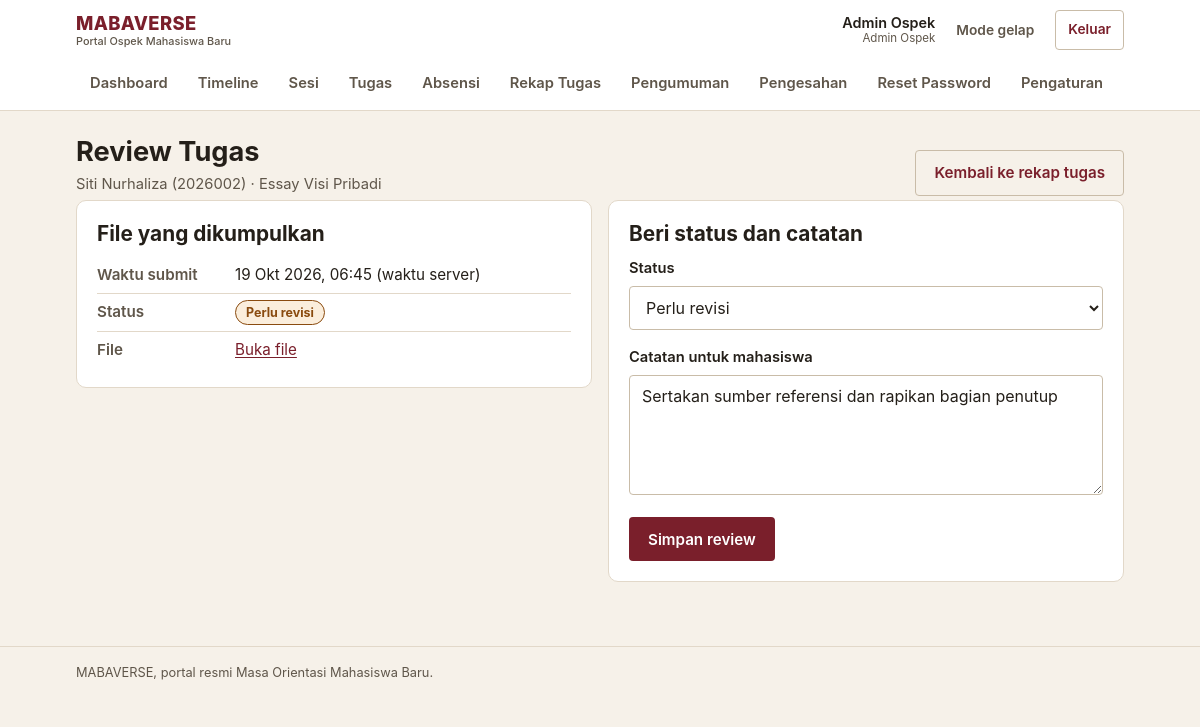
Page /admin/verifikasi-tugas/5 (signed in) on the committed database.
### tables this page shows
CREATE TABLE pengumpulan_tugas (
    id INT AUTO_INCREMENT PRIMARY KEY,
    tugas_id INT NOT NULL,
    user_id INT NOT NULL,
    file_path VARCHAR(255) NOT NULL,
    waktu_submit_server TIMESTAMP DEFAULT CURRENT_TIMESTAMP,
    status ENUM('terkumpul', 'terlambat', 'revisi', 'diterima') DEFAULT 'terkumpul',
    catatan_panitia TEXT DEFAULT NULL,
    diverifikasi_oleh INT DEFAULT NULL,
    updated_at TIMESTAMP DEFAULT CURRENT_TIMESTAMP ON UPDATE CURRENT_TIMESTAMP,
    FOREIGN KEY (tugas_id) REFERENCES tugas(id) ON DELETE CASCADE,
    FOREIGN KEY (user_id) REFERENCES users(id) ON DELETE CASCADE,
    FOREIGN KEY (diverifikasi_oleh) REFERENCES users(id) ON DELETE SET NULL
);

CREATE TABLE users (
    id INT AUTO_INCREMENT PRIMARY KEY,
    nim VARCHAR(50) UNIQUE NOT NULL,
    nama VARCHAR(255) NOT NULL,
    email VARCHAR(255) UNIQUE NOT NULL,
    password_hash VARCHAR(255) NOT NULL,
    role ENUM('maba', 'panitia', 'admin', 'superadmin') DEFAULT 'maba',
    fakultas_id INT DEFAULT NULL,
    jurusan_id INT DEFAULT NULL,
    kelompok_id INT DEFAULT NULL,
    foto_profil VARCHAR(255) DEFAULT NULL,
    no_kontak_darurat VARCHAR(20) DEFAULT NULL,
    is_active TINYINT(1) DEFAULT 1,
    created_at TIMESTAMP DEFAULT CURRENT_TIMESTAMP,
    updated_at TIMESTAMP DEFAULT CURRENT_TIMESTAMP ON UPDATE CURRENT_TIMESTAMP,
    FOREIGN KEY (fakultas_id) REFERENCES fakultas(id) ON DELETE SET NULL,
    FOREIGN KEY (jurusan_id) REFERENCES jurusan(id) ON DELETE SET NULL,
    FOREIGN KEY (kelompok_id) REFERENCES kelompok(id) ON DELETE SET NULL
);

CREATE TABLE tugas (
    id INT AUTO_INCREMENT PRIMARY KEY,
    tahap_id INT NOT NULL,
    judul VARCHAR(255) NOT NULL,
    deskripsi TEXT,
    format_diizinkan VARCHAR(255) DEFAULT 'pdf,jpg,png,doc,docx',
    ukuran_max_mb INT DEFAULT 10,
    deadline DATETIME NOT NULL,
    target_fakultas_id INT DEFAULT NULL,
    target_jurusan_id INT DEFAULT NULL,
    target_kelompok_id INT DEFAULT NULL,
    created_by INT NOT NULL,
    created_at TIMESTAMP DEFAULT CURRENT_TIMESTAMP,
    FOREIGN KEY (tahap_id) REFERENCES tahap_ospek(id) ON DELETE CASCADE,
    FOREIGN KEY (target_fakultas_id) REFERENCES fakultas(id) ON DELETE SET NULL,
    FOREIGN KEY (target_jurusan_id) REFERENCES jurusan(id) ON DELETE SET NULL,
    FOREIGN KEY (target_kelompok_id) REFERENCES kelompok(id) ON DELETE SET NULL,
    FOREIGN KEY (created_by) REFERENCES users(id) ON DELETE CASCADE
);

### controllers/AdminController.php (called while the page is built, shortened)
<?php
class AdminController {
    public function verifikasiTugas($id) {
        $db = Database::getInstance()->getConnection();
        $stmt = $db->prepare("
            SELECT pt.*, u.nim, u.nama, t.judul as tugas_judul
            FROM pengumpulan_tugas pt
            INNER JOIN users u ON pt.user_id = u.id
            INNER JOIN tugas t ON pt.tugas_id = t.id
            WHERE pt.id = ?
        ");
        $stmt->execute([$id]);
        $pengumpulan = $stmt->fetch();
        include_once __DIR__ . '/../views/admin/verifikasi_tugas.php';
    }
}

### config/config.php (called while the page is built, shortened)
<?php
function e($value) {
    return htmlspecialchars((string)$value, ENT_QUOTES, 'UTF-8');
}
function status_meta($status) {
    $map = [
        'hadir'             => ['Hadir', 'ok'],
        'di_luar_radius'    => ['Di luar radius', 'warn'],
        'terlambat'         => ['Terlambat', 'warn'],
        'tidak_hadir'       => ['Tidak hadir', 'danger'],
        'izin'              => ['Izin', 'info'],
        'terkumpul'         => ['Terkumpul', 'info'],
        'revisi'            => ['Perlu revisi', 'warn'],
        'diterima'          => ['Diterima', 'ok'],
        'belum_dikumpulkan' => ['Belum dikumpulkan', 'neutral'],
        'disahkan'          => ['Disahkan', 'ok'],
        'belum_memenuhi'    => ['Belum memenuhi syarat', 'danger'],
        'belum_mulai'       => ['Belum mulai', 'neutral'],
        'berlangsung'       => ['Berlangsung', 'brand'],
        'selesai'           => ['Selesai', 'ok'],
        'normal'            => ['Normal', 'neutral'],
        'penting'           => ['Penting', 'warn'],
        'mendesak'          => ['Mendesak', 'danger'],
    ];
    if (isset($map[$status])) {
        return $map[$status];
    }
    return [ucwords(str_replace('_', ' ', (string)$status)), 'neutral'];
}
function format_tanggal($datetime, $dengan_waktu = true) {
    $ts = strtotime($datetime);
    $bulan = [1 => 'Jan', 'Feb', 'Mar', 'Apr', 'Mei', 'Jun', 'Jul', 'Agu', 'Sep', 'Okt', 'Nov', 'Des'];
    $hasil = date('j', $ts) . ' ' . $bulan[(int)date('n', $ts)] . ' ' . date('Y', $ts);
    if ($dengan_waktu) {
        $hasil .= ', ' . date('H:i', $ts);
    }
    return $hasil;
}

### views/admin/verifikasi_tugas.php (the view, shortened to what this page needs)
<?php
include __DIR__ . '/../layouts/header.php';
list($status_label, $status_tone) = status_meta($pengumpulan['status']);
?>
<div class="page-head">
    <div>
        <h1>Review Tugas</h1>
        <p class="page-sub"><?= e($pengumpulan['nama']) ?> (<?= e($pengumpulan['nim']) ?>) &middot; <?= e($pengumpulan['tugas_judul']) ?></p>
    </div>
    <div class="page-actions">
        <a class="btn btn-outline" href="<?= BASE_URL ?>admin/rekap-tugas/<?= (int)$pengumpulan['tugas_id'] ?>">Kembali ke rekap tugas</a>
    </div>
</div>
<div class="grid-2">
    <div class="card">
        <h2>File yang dikumpulkan</h2>
        <ul class="meta-list">
            <li><span class="meta-label">Waktu submit</span> <?= e(format_tanggal($pengumpulan['waktu_submit_server'])) ?> (waktu server)</li>
            <li><span class="meta-label">Status</span> <span class="chip chip-<?= $status_tone ?>"><?= e($status_label) ?></span></li>
            <li><span class="meta-label">File</span> <a href="<?= BASE_URL . e($pengumpulan['file_path']) ?>" target="_blank" rel="noopener">Buka file</a></li>
        </ul>
    </div>
    <div class="card">
        <h2>Beri status dan catatan</h2>
        <form method="post" action="<?= BASE_URL ?>admin/verifikasi-tugas/<?= (int)$pengumpulan['id'] ?>">
            <div class="field">
                <label for="status">Status</label>
                <select id="status" name="status" required>
                    <?php foreach (['terkumpul', 'revisi', 'diterima', 'terlambat'] as $opt): ?>
                    <?php list($opt_label) = status_meta($opt); ?>
                    <option value="<?= e($opt) ?>" <?= $pengumpulan['status'] === $opt ? 'selected' : '' ?>><?= e($opt_label) ?></option>
                    <?php endforeach; ?>
                </select>
            </div>
            <div class="field">
                <label for="catatan">Catatan untuk mahasiswa</label>
                <textarea id="catatan" name="catatan" placeholder="Mis. perbaiki halaman kesimpulan, kirim ulang sebelum deadline"><?= e($pengumpulan['catatan_panitia'] ?? '') ?></textarea>
            </div>
            <button type="submit" class="btn">Simpan review</button>
        </form>
    </div>
</div>
<?php include __DIR__ . '/../layouts/footer.php'; ?>

### assets/css/style.css (style rules this page uses)
:root { --bg: #F6F1E9; --surface: #FFFFFF; --surface-alt: #F0E9DE; --ink: #241F19; --ink-soft: #5F564A; --line: #E2D8C9; --line-strong: #C9BCA8; --brand: #7A1F2B; --brand-strong: #5E1620; --brand-soft: #F5E7E8; --brand-ink: #FFFFFF; --accent: #9A4A08; --accent-soft: #FBEEDD; --ok: #1E6B43; --ok-soft: #E4F2E9; --warn: #8A4B0F; --warn-soft: #FBEEDC; --danger: #A32A22; --danger-soft: #F9E6E4; --info: #2E5375; --info-soft: #E7EEF5; --radius-sm: 4px; --radius: 10px; --shadow-1: 0 1px 2px rgba(36, 31, 25, 0.08), 0 6px 16px rgba(36, 31, 25, 0.07); --maxw: 1080px; --font: -apple-system, BlinkMacSystemFont, "Segoe UI", Roboto, "Helvetica Neue", Arial, sans-serif; }
*, *::before, *::after { box-sizing: border-box; }
html { -webkit-text-size-adjust: 100%; }
body { margin: 0; background: var(--bg); color: var(--ink); font-family: var(--font); font-size: 16px; line-height: 1.55; }
h1, h2, h3, h4 { margin: 0 0 0.5em; line-height: 1.25; font-weight: 700; }
h1 { font-size: clamp(1.3rem, 1.1rem + 1vw, 1.7rem); }
h2 { font-size: clamp(1.1rem, 1rem + 0.6vw, 1.3rem); }
p { margin: 0 0 1em; }
a { color: var(--brand); text-decoration-thickness: 1px; text-underline-offset: 2px; }
.page-head { display: flex; align-items: flex-end; justify-content: space-between; gap: 12px; flex-wrap: wrap; margin: 24px 0 4px; }
.page-head h1 { margin: 0; }
.page-head .page-sub { color: var(--ink-soft); margin: 4px 0 0; font-size: 0.92rem; }
.page-actions { display: flex; gap: 8px; flex-wrap: wrap; }
.btn { display: inline-flex; align-items: center; justify-content: center; gap: 6px; min-height: 44px; padding: 10px 18px; border-radius: var(--radius-sm); border: 1px solid transparent; background: var(--brand); color: var(--brand-ink); font-family: inherit; font-size: 0.95rem; font-weight: 600; text-decoration: none; cursor: pointer; transition: background-color 120ms ease, border-color 120ms ease, color 120ms ease; }
.btn-outline { background: transparent; color: var(--brand); border-color: var(--line-strong); }
.card { background: var(--surface); border: 1px solid var(--line); border-radius: var(--radius); padding: 20px; margin-bottom: 16px; }
.grid-2 { display: grid; grid-template-columns: 1fr 1fr; gap: 16px; align-items: start; }
.grid-2 > * { min-width: 0; }
.chip { display: inline-block; padding: 2px 10px; border-radius: 999px; font-size: 0.78rem; font-weight: 700; white-space: nowrap; border: 1px solid transparent; }
.chip-warn { background: var(--warn-soft); color: var(--warn); border-color: var(--warn); }
.field { margin-bottom: 16px; }
.field label { display: block; font-weight: 600; margin-bottom: 6px; font-size: 0.92rem; }
.field input[type="text"], .field input[type="email"], .field input[type="password"], .field input[type="number"], .field input[type="date"], .field input[type="time"], .field input[type="datetime-local"], .field input[type="file"], .field select, .field textarea { width: 100%; padding: 10px 12px; min-height: 44px; border: 1px solid var(--line-strong); border-radius: var(--radius-sm); background: var(--surface); color: var(--ink); font-family: inherit; font-size: 1rem; }
.field textarea { min-height: 120px; resize: vertical; }
.field select { appearance: auto; }
.meta-list { list-style: none; margin: 0; padding: 0; font-size: 0.95rem; }
.meta-list li { display: flex; gap: 8px; padding: 6px 0; border-bottom: 1px solid var(--line); flex-wrap: wrap; }
.meta-list li:last-child { border-bottom: none; }
.meta-list .meta-label { min-width: 130px; color: var(--ink-soft); font-weight: 600; }

### rows in the picture
pengumpulan_tugas: user.nama "Siti Nurhaliza", user.nim "2026002", tugas.judul "Essay Visi Pribadi", waktu_submit_server "19 Okt 2026, 06:45", status "Perlu revisi", catatan "Sertakan sumber referensi dan rapikan bagian penutup"

### other values in the picture
$user_nama "Admin Ospek"
$role_label "Admin Ospek"
$label "Dashboard"
$label "Timeline"
$label "Sesi"
$label "Tugas"
$label "Absensi"
$label "Rekap Tugas"
$label "Pengumuman"
$label "Pengesahan"
$label "Reset Password"
$label "Pengaturan"
$status_label "Perlu revisi"
